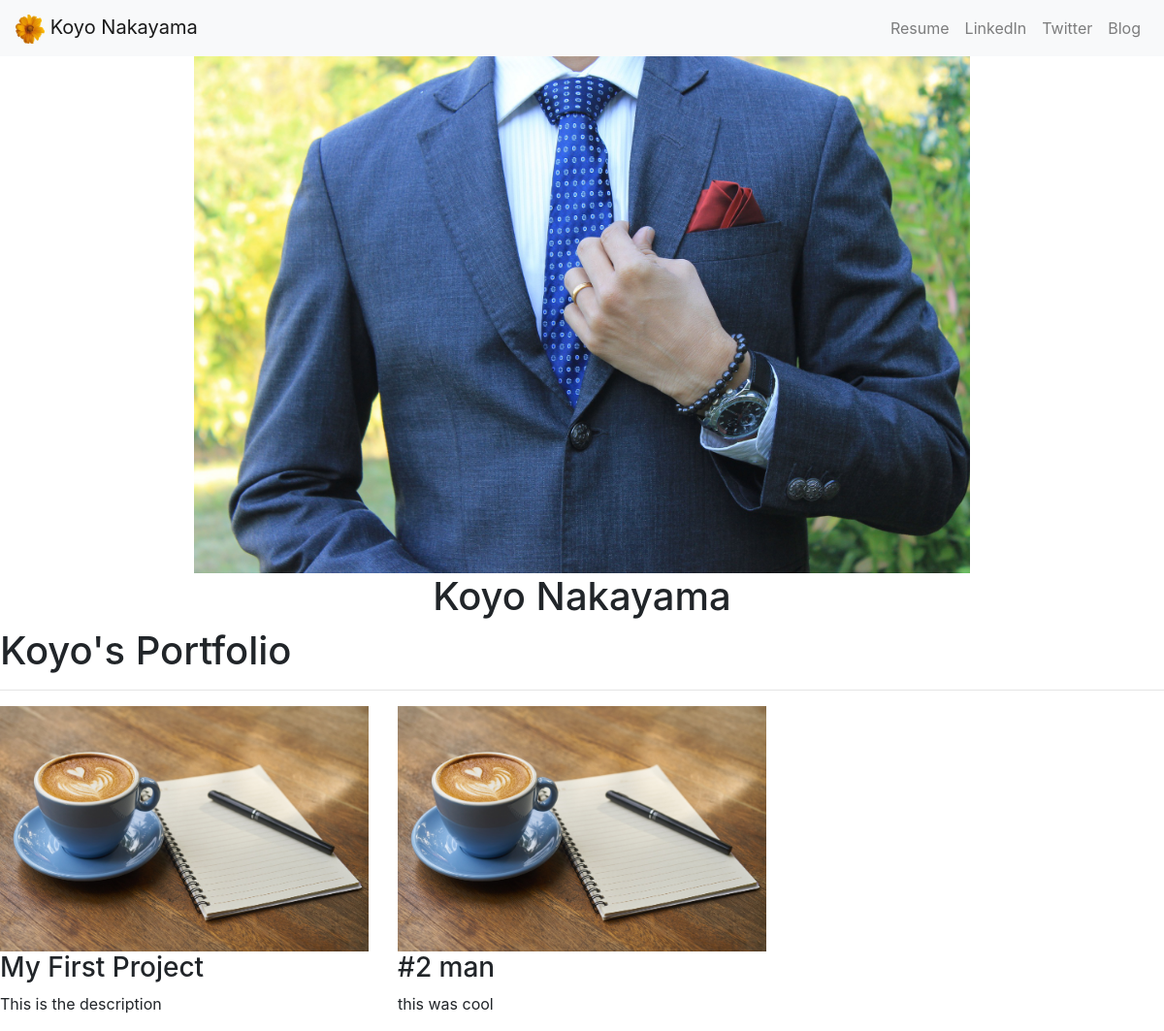
The page / on the database its author committed.
### portfolio/models.py (models this page shows, shortened)
class Project(models.Model):
    title = models.CharField(max_length=100)
    description = models.CharField(max_length=250)
    image = models.ImageField(upload_to='portfolio/images/')
    url = models.URLField(blank=True)

### portfolio/views.py (the view)
# urls.py: 2. Add a URL to urlpatterns:  path('', views.home, name='home')
def home(request):
    projects = Project.objects.all()
    return render(request, 'portfolio/home.html', {'projects':projects})

### portfolio/templates/portfolio/home.html (shortened to what this page needs)
{% extends 'portfolio/base.html' %}
{% block content %}
{% load static %}
<div class="row justify-content-center">
    <div>
        <img src="{% static 'portfolio/man-g3fbcea509_1920.jpg' %}" width="800" height="auto" alt="">
    </div>
</div>
<div class="row justify-content-center">
    <div>
        <h1>Koyo Nakayama</h1>
    </div>
</div>
<h1>Koyo's Portfolio</h1>
<hr>
<div class="row">
    {% for project in projects %}
    <div class="col-lg-4">
        <img src="{{ project.image.url }}" class="img-fluid" alt="">
        <h3>{{ project.title }}</h3>
        <p>{{ project.description }}</p>
    </div>
    {% endfor %}
</div>
{% endblock %}

### portfolio/templates/portfolio/base.html (shortened to what this page needs)
{% load static %}
<!doctype html>
<html lang="en">
  <head>
    <link rel="stylesheet" href="https://cdn.jsdelivr.net/npm/bootstrap@4.6.2/dist/css/bootstrap.min.css">
  </head>
  <body>
    <nav class="navbar navbar-expand-lg navbar-light bg-light">
        <a class="navbar-brand" href="{% url 'home' %}">
            <img src="{% static 'portfolio/annotation-gdd78d5036_1280.png' %}" width="30" height="30" alt="Koyo's Logo">
            <span>Koyo Nakayama</span>
        </a>
        <div class="collapse navbar-collapse" id="navbarSupportedContent">
          <ul class="navbar-nav ml-auto">
            <li class="nav-item">
              <a class="nav-link" href="{% static 'portfolio/resume.pdf' %}">Resume<span class="sr-only">(current)</span></a>
            </li>
            <li class="nav-item">
              <a class="nav-link" href="https://www.linkedin.com/in/koyo-nakayama-5454a1154/" target="_blank">LinkedIn</a>
            </li>
            <li class="nav-item">
              <a class="nav-link" href="https://twitter.com/taiyou_03" target="_blank">Twitter</a>
            </li>
            <li class="nav-item">
                <a class="nav-link" href="{% url 'blog:all_blogs' %}">Blog<span class="sr-only">(current)</span></a>
            </li>
          </ul>
        </div>
    </nav>
    {% block content %}{% endblock %}
  </body>
</html>

### rows shown on the page
Project: image (picture), title "My First Project", description "This is the description"
Project: image (picture), title "#2 man", description "this was cool"
